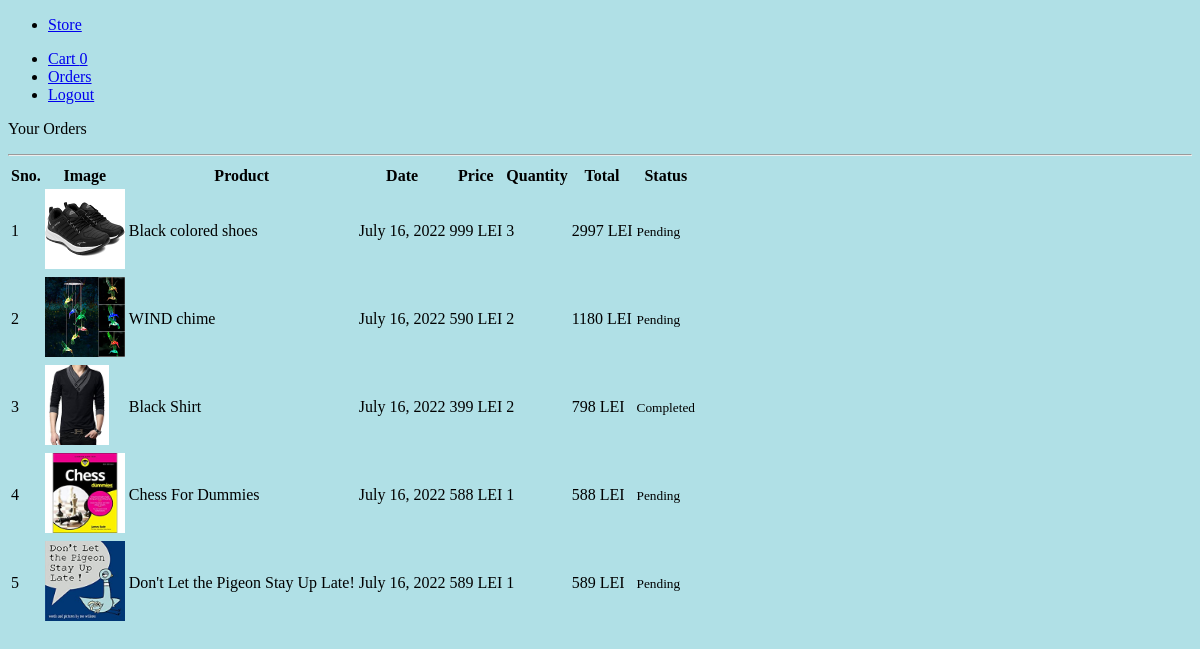
Page /orders (signed in) on the earlier database version.
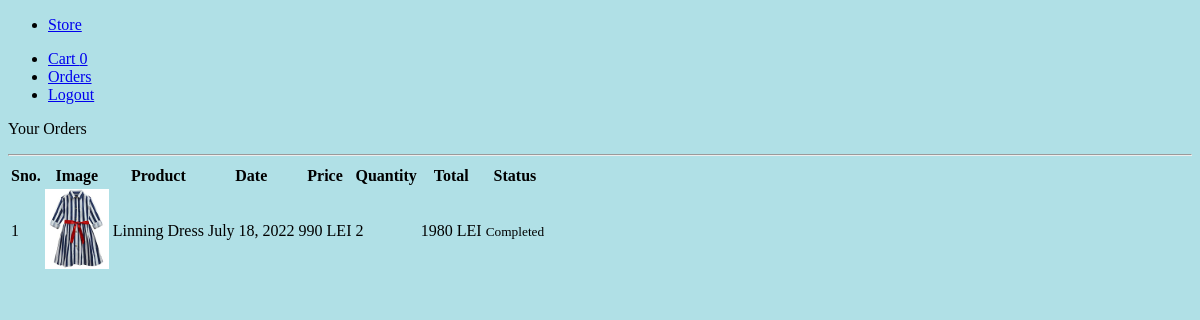
Same page on the later database version.
### store/models/orders.py (models this page shows)
class Order(models.Model):
    product = models.ForeignKey(Products,
                                on_delete=models.CASCADE)
    customer = models.ForeignKey(Customer,
                                 on_delete=models.CASCADE)
    quantity = models.IntegerField(default=1)
    price = models.IntegerField()
    address = models.CharField (max_length=50, default='', blank=True)
    phone = models.CharField (max_length=10, default='', blank=True)
    date = models.DateField (default=datetime.datetime.today)
    status = models.BooleanField (default=False)
    @staticmethod
    def get_orders_by_customer(customer_id):
        return Order.objects.filter(customer=customer_id).order_by('-date')

### store/models/product.py (models this page shows, shortened)
class Products(models.Model):
    name = models.CharField(max_length=60)
    price= models.IntegerField(default=0)
    category= models.ForeignKey(Category,on_delete=models.CASCADE,default=1 )
    description= models.CharField(max_length=250, default='', blank=True, null= True)
    image= models.ImageField(upload_to='uploads/products/')
    class Meta:
     verbose_name = "Product"

### store/middlewares/auth.py (the view)
    def middleware(request):
        print(request.session.get('customer'))
        returnUrl = request.META['PATH_INFO']
        print(request.META['PATH_INFO'])
        if not request.session.get('customer'):
           return redirect(f'login?return_url={returnUrl}')
        response = get_response(request)
        return response

### store/templatetags/custom_filter.py (called while the page is built)
@register.filter(name='currency')
def currency(number):
    return str(number)+" LEI"

@register.filter(name='multiply')
def multiply(number , number1):
    return number * number1

### store/views/orders.py (called while the page is built)
    def get(self , request ):
        customer = request.session.get('customer')
        orders = Order.get_orders_by_customer(customer)
        return render(request , 'orders.html'  , {'orders' : orders})

### store/templates/orders.html
{% extends 'base.html' %}
{% block content %}
{% load cart %}
{% load custom_filter %}
        <p class="display-4 pl-4 ml-4">Your Orders</p>
        <hr>
        <table class="table">
            <thead>
                <tr>
                    <th>Sno.</th>
                    <th>Image</th>
                    <th>Product</th>
                    <th>Date</th>
                    <th>Price</th>
                    <th>Quantity</th>
                    <th>Total</th>
                    <th>Status</th>
                </tr>
            </thead>
            <tbody>
                {% for order in orders %}
                <tr>
                    <td>{{forloop.counter}}</td>
                    <td><img style="height: 80px;" class="rounded-circle" src="{{order.product.image.url}}" alt=""></td>
                    <td>{{order.product.name}}</td>
                    <td>{{order.date}}</td>
                    <td>{{order.price|currency}}</td>
                    <td>{{order.quantity}}</td>
                    <td>{{order.quantity|multiply:order.price|currency}}</td>
                    {% if order.status %}
                    <td><small>Completed</small></td>
                    {%else%}
                    <td><small>Pending</small></td>
                    {% endif %}
                </tr>
                {% endfor %}
            </tbody>
        </table>
{% endblock %}

### store/templates/base.html (shortened to what this page needs)
<!doctype html>
<html lang="en">
<head>
</head>
<body style="background-color:powderblue;">
      <ul>
        <li>
          <a href="/store">Store</a>
        </li>
          </ul>
      <ul>
        <li>
          <a  href="/cart">Cart {{request.session.cart.keys|length}}</a>
        </li>
        {% if request.session.customer %}
        <li>
          <a href="/orders">Orders</a>
        </li>
        <li>
          <a  href="/logout">Logout</a>
        </li>
        {% endif %}
      </ul>
  {% block content %}{% endblock %}
</body>
</html>

Differences in the rows shown:
removed Order: product.image (picture), product.name "Black colored shoes", date "July 16, 2022", price "999 LEI", quantity "3", quantity|multiply "2997 LEI", status "Pending"
removed Order: product.image (picture), product.name "WIND chime", date "July 16, 2022", price "590 LEI", quantity "2", quantity|multiply "1180 LEI", status "Pending"
removed Order: product.image (picture), product.name "Black Shirt", date "July 16, 2022", price "399 LEI", quantity "2", quantity|multiply "798 LEI", status "Completed"
removed Order: product.image (picture), product.name "Chess For Dummies", date "July 16, 2022", price "588 LEI", quantity "1", quantity|multiply "588 LEI", status "Pending"
removed Order: product.image (picture), product.name "Don't Let the Pigeon Stay Up Late!", date "July 16, 2022", price "589 LEI", quantity "1", quantity|multiply "589 LEI", status "Pending"
added Order: product.image (picture), product.name "Linning Dress", date "July 18, 2022", price "990 LEI", quantity "2", quantity|multiply "1980 LEI", status "Completed"
